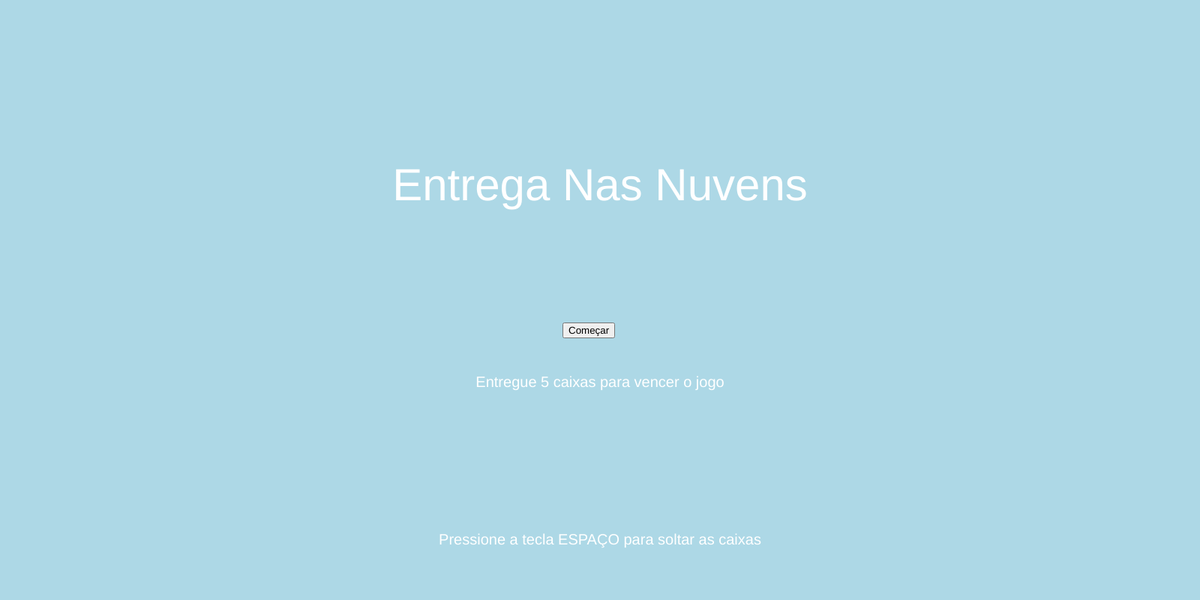
Frame 1 (no input)
Frame 60 (no input): identical to frame 1, image omitted
Frame 120 (the mouse pressed at the canvas centre since frame 60): identical to frame 1, image omitted

The p5.js sketch that drew this single still picture (run headless with seeded random() and noise() and a simulated clock; from frame 60 on, the mouse is pressed at the canvas centre):

// p5.js sketch
// ── sketch.js
/* obs: estava dando erro ao colocar as imagens no codigo,
então eu substitui por formas.*/


let helicopterY, houses, boxes, backgroundX, score;
let gameStarted = false;
let tutorialShown = false;
let gameOver = false;
let startButton;
let lastBoxDropTime = 0;
const boxDropInterval = 1000;

function setup() {
  createCanvas(1600, 800);
  backgroundX = 0;
  score = 0;
  helicopterY = height / 2;
  houses = [];
  boxes = [];

  startButton = createButton("Começar");
  startButton.position(width / 2 - 50, height / 2 + 30);
  startButton.mousePressed(startGame);
}

function startGame() {
  gameStarted = true;
  tutorialShown = true;
  startButton.remove();
}

function draw() {
  if (!gameStarted) {
    showMenu();
    return;
  }

  if (gameOver) {
    showGameOver();
    return;
  }

  clear();
  drawBackground();

  if (keyIsDown(32)) { // Tecla de espaço
    if (millis() - lastBoxDropTime > boxDropInterval) {
      dropBox();
      lastBoxDropTime = millis();
    }
  }

  if (frameCount % 120 === 0) {
    spawnHouse();
  }

  moveBackground();
  drawHelicopter();
  drawHouses();
  drawBoxes();
  checkCollisions();
  drawScore();
}

function showMenu() {
  background(173, 216, 230);
  textSize(60);
  fill(255);
  textAlign(CENTER, CENTER);
  text("Entrega Nas Nuvens", width / 2, height / 2 - 150);

textSize(20);
fill(255);
text("Entregue 5 caixas para vencer o jogo", width / 2, height / 2 + 110);

  if (!tutorialShown) {
    textSize(20);
    text("Pressione a tecla ESPAÇO para soltar as caixas", width / 2, height / 2 + 320);
  }
}

function showGameOver() {
  background(255, 255, 0);
  textSize(32);
  fill(0, 0, 0);
  textAlign(CENTER, CENTER);
  text("Você Venceu!!", width / 2, height / 2 - 50);

  textSize(28);
  fill(0, 0, 0);
  text("Parabéns, você conseguiu entregar todas as caixas para todas as casas!!", width / 2, height / 2 + 320);
  
  textSize(16);
  fill(0, 0, 0);
  text("Pontuação: " + score, width / 2, height / 2);
  text("Pressione E para reiniciar", width / 2, height / 2 + 30);
}

function keyPressed() {
  if (!gameStarted) {
    return;
  } else if (gameStarted && gameOver) {
    if (keyCode === 69) { // Tecla E
      resetGame();
    }
  }
}

function resetGame() {
  gameStarted = false;
  tutorialShown = false;
  gameOver = false;
  score = 0;
  helicopterY = height / 2;
  houses = [];
  boxes = [];
}

function drawBackground() {
  background(173, 216, 230);

  let bgX = backgroundX;
  while (bgX < width) {
    rect(bgX, 0, width, height);
    bgX += width;
  }
}

function moveBackground() {
  backgroundX -= 2;
  if (backgroundX <= -width) {
    backgroundX = 0;
  }
}

function drawHelicopter() {
  fill(139, 0, 0);
  rect(50, helicopterY, 40, 30);
}

function drawHouses() {
  fill(0, 100, 0);
  for (let i = 0; i < houses.length; i++) {
    let house = houses[i];
    rect(house.x, height - 40, 40, 40);
    house.x -= 2;
    if (house.x + 40 < 0) {
      houses.splice(i, 1);
      i--;
    }
  }
}

function drawBoxes() {
  fill(101, 67, 33);
  for (let i = 0; i < boxes.length; i++) {
    let box = boxes[i];
    rect(box.x, box.y, 20, 20);
    box.y += 4;
    if (box.y > height) {
      boxes.splice(i, 1);
      i--;
    }
  }
}

function dropBox() {
  let box = {
    x: 50,
    y: helicopterY + 30
  };
  boxes.push(box);
}

function spawnHouse() {
  let house = {
    x: width,
    y: random(height - 40)
  };
  houses.push(house);
}

function checkCollisions() {
  for (let i = 0; i < houses.length; i++) {
    let house = houses[i];

    if (boxes.length > 0) {
      for (let j = 0; j < boxes.length; j++) {
        let box = boxes[j];

        if (
          box.x + 20 >= house.x && box.x <= house.x + 40 &&
          box.y + 20 >= height - 40 && box.y <= height
        ) {
          houses.splice(i, 1);
          boxes.splice(j, 1);
          score++;
          if (score >= 5) {
            gameOver = true;
          }
          break;
        }
      }
    }

    if (house.x <= 50 && height - 40 <= helicopterY + 30 && height <= helicopterY + 30) {
      gameOver = true;
      break;
    }
  }
}

function drawScore() {
  textSize(16);
  fill(173, 216, 230);
  textAlign(LEFT);
  text("Pontuação: " + score, 10, 20);
}
